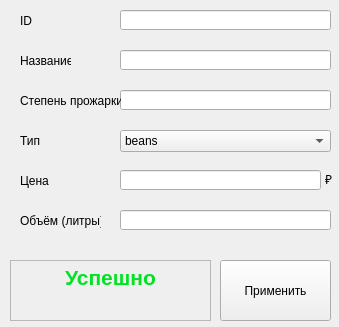
<?xml version="1.0" encoding="UTF-8"?>
<ui version="4.0">
 <class>Form</class>
 <widget class="QWidget" name="Form">
  <property name="geometry">
   <rect>
    <x>0</x>
    <y>0</y>
    <width>339</width>
    <height>327</height>
   </rect>
  </property>
  <property name="windowTitle">
   <string>Form</string>
  </property>
  <widget class="QLabel" name="label">
   <property name="geometry">
    <rect>
     <x>20</x>
     <y>50</y>
     <width>51</width>
     <height>21</height>
    </rect>
   </property>
   <property name="text">
    <string>Название</string>
   </property>
  </widget>
  <widget class="QLineEdit" name="lineEdit">
   <property name="geometry">
    <rect>
     <x>120</x>
     <y>50</y>
     <width>211</width>
     <height>20</height>
    </rect>
   </property>
  </widget>
  <widget class="QLineEdit" name="lineEdit_2">
   <property name="geometry">
    <rect>
     <x>120</x>
     <y>90</y>
     <width>211</width>
     <height>20</height>
    </rect>
   </property>
  </widget>
  <widget class="QLabel" name="label_2">
   <property name="geometry">
    <rect>
     <x>20</x>
     <y>90</y>
     <width>101</width>
     <height>21</height>
    </rect>
   </property>
   <property name="text">
    <string>Степень прожарки</string>
   </property>
  </widget>
  <widget class="QLabel" name="label_3">
   <property name="geometry">
    <rect>
     <x>20</x>
     <y>130</y>
     <width>51</width>
     <height>21</height>
    </rect>
   </property>
   <property name="text">
    <string>Тип</string>
   </property>
  </widget>
  <widget class="QLineEdit" name="lineEdit_4">
   <property name="geometry">
    <rect>
     <x>120</x>
     <y>170</y>
     <width>201</width>
     <height>20</height>
    </rect>
   </property>
  </widget>
  <widget class="QLabel" name="label_4">
   <property name="geometry">
    <rect>
     <x>20</x>
     <y>170</y>
     <width>51</width>
     <height>21</height>
    </rect>
   </property>
   <property name="text">
    <string>Цена</string>
   </property>
  </widget>
  <widget class="QComboBox" name="comboBox">
   <property name="geometry">
    <rect>
     <x>120</x>
     <y>130</y>
     <width>211</width>
     <height>22</height>
    </rect>
   </property>
   <item>
    <property name="text">
     <string>beans</string>
    </property>
   </item>
   <item>
    <property name="text">
     <string>ground</string>
    </property>
   </item>
  </widget>
  <widget class="QPushButton" name="pushButton">
   <property name="geometry">
    <rect>
     <x>220</x>
     <y>260</y>
     <width>111</width>
     <height>61</height>
    </rect>
   </property>
   <property name="text">
    <string>Применить</string>
   </property>
  </widget>
  <widget class="QTextEdit" name="error">
   <property name="enabled">
    <bool>false</bool>
   </property>
   <property name="geometry">
    <rect>
     <x>10</x>
     <y>260</y>
     <width>201</width>
     <height>61</height>
    </rect>
   </property>
   <property name="tabletTracking">
    <bool>false</bool>
   </property>
   <property name="autoFillBackground">
    <bool>false</bool>
   </property>
   <property name="html">
    <string>&lt;!DOCTYPE HTML PUBLIC &quot;-//W3C//DTD HTML 4.0//EN&quot; &quot;http://www.w3.org/TR/REC-html40/strict.dtd&quot;&gt;
&lt;html&gt;&lt;head&gt;&lt;meta name=&quot;qrichtext&quot; content=&quot;1&quot; /&gt;&lt;style type=&quot;text/css&quot;&gt;
p, li { white-space: pre-wrap; }
&lt;/style&gt;&lt;/head&gt;&lt;body style=&quot; font-family:'MS Shell Dlg 2'; font-size:8.25pt; font-weight:400; font-style:normal;&quot;&gt;
&lt;p align=&quot;center&quot; style=&quot; margin-top:0px; margin-bottom:0px; margin-left:0px; margin-right:0px; -qt-block-indent:0; text-indent:0px;&quot;&gt;&lt;span style=&quot; font-size:16pt; font-weight:600; color:#ff0000;&quot;&gt;Ошибка при вводе значений&lt;/span&gt;&lt;/p&gt;&lt;/body&gt;&lt;/html&gt;</string>
   </property>
  </widget>
  <widget class="QTextEdit" name="textEdit_2">
   <property name="enabled">
    <bool>false</bool>
   </property>
   <property name="geometry">
    <rect>
     <x>10</x>
     <y>260</y>
     <width>201</width>
     <height>61</height>
    </rect>
   </property>
   <property name="tabletTracking">
    <bool>false</bool>
   </property>
   <property name="autoFillBackground">
    <bool>false</bool>
   </property>
   <property name="html">
    <string>&lt;!DOCTYPE HTML PUBLIC &quot;-//W3C//DTD HTML 4.0//EN&quot; &quot;http://www.w3.org/TR/REC-html40/strict.dtd&quot;&gt;
&lt;html&gt;&lt;head&gt;&lt;meta name=&quot;qrichtext&quot; content=&quot;1&quot; /&gt;&lt;style type=&quot;text/css&quot;&gt;
p, li { white-space: pre-wrap; }
&lt;/style&gt;&lt;/head&gt;&lt;body style=&quot; font-family:'MS Shell Dlg 2'; font-size:8.25pt; font-weight:400; font-style:normal;&quot;&gt;
&lt;p align=&quot;center&quot; style=&quot;-qt-paragraph-type:empty; margin-top:0px; margin-bottom:0px; margin-left:0px; margin-right:0px; -qt-block-indent:0; text-indent:0px;&quot;&gt;&lt;br /&gt;&lt;/p&gt;&lt;/body&gt;&lt;/html&gt;</string>
   </property>
  </widget>
  <widget class="QTextEdit" name="not_error">
   <property name="enabled">
    <bool>false</bool>
   </property>
   <property name="geometry">
    <rect>
     <x>10</x>
     <y>260</y>
     <width>201</width>
     <height>61</height>
    </rect>
   </property>
   <property name="tabletTracking">
    <bool>false</bool>
   </property>
   <property name="autoFillBackground">
    <bool>false</bool>
   </property>
   <property name="html">
    <string>&lt;!DOCTYPE HTML PUBLIC &quot;-//W3C//DTD HTML 4.0//EN&quot; &quot;http://www.w3.org/TR/REC-html40/strict.dtd&quot;&gt;
&lt;html&gt;&lt;head&gt;&lt;meta name=&quot;qrichtext&quot; content=&quot;1&quot; /&gt;&lt;style type=&quot;text/css&quot;&gt;
p, li { white-space: pre-wrap; }
&lt;/style&gt;&lt;/head&gt;&lt;body style=&quot; font-family:'MS Shell Dlg 2'; font-size:8.25pt; font-weight:400; font-style:normal;&quot;&gt;
&lt;p align=&quot;center&quot; style=&quot; margin-top:0px; margin-bottom:0px; margin-left:0px; margin-right:0px; -qt-block-indent:0; text-indent:0px;&quot;&gt;&lt;span style=&quot; font-size:16pt; font-weight:600; color:#00e222;&quot;&gt;Успешно&lt;/span&gt;&lt;/p&gt;&lt;/body&gt;&lt;/html&gt;</string>
   </property>
  </widget>
  <widget class="QLabel" name="label_5">
   <property name="geometry">
    <rect>
     <x>325</x>
     <y>169</y>
     <width>16</width>
     <height>21</height>
    </rect>
   </property>
   <property name="text">
    <string>₽</string>
   </property>
  </widget>
  <widget class="QLineEdit" name="lineEdit_3">
   <property name="geometry">
    <rect>
     <x>120</x>
     <y>210</y>
     <width>211</width>
     <height>20</height>
    </rect>
   </property>
  </widget>
  <widget class="QLabel" name="label_6">
   <property name="geometry">
    <rect>
     <x>20</x>
     <y>210</y>
     <width>81</width>
     <height>21</height>
    </rect>
   </property>
   <property name="text">
    <string>Объём (литры)</string>
   </property>
  </widget>
  <widget class="QLabel" name="label_7">
   <property name="geometry">
    <rect>
     <x>20</x>
     <y>10</y>
     <width>51</width>
     <height>21</height>
    </rect>
   </property>
   <property name="text">
    <string>ID</string>
   </property>
  </widget>
  <widget class="QLineEdit" name="lineEdit_5">
   <property name="geometry">
    <rect>
     <x>120</x>
     <y>10</y>
     <width>211</width>
     <height>20</height>
    </rect>
   </property>
  </widget>
  <zorder>label</zorder>
  <zorder>lineEdit</zorder>
  <zorder>lineEdit_2</zorder>
  <zorder>label_2</zorder>
  <zorder>label_3</zorder>
  <zorder>lineEdit_4</zorder>
  <zorder>label_4</zorder>
  <zorder>comboBox</zorder>
  <zorder>pushButton</zorder>
  <zorder>textEdit_2</zorder>
  <zorder>error</zorder>
  <zorder>not_error</zorder>
  <zorder>label_5</zorder>
  <zorder>lineEdit_3</zorder>
  <zorder>label_6</zorder>
  <zorder>label_7</zorder>
  <zorder>lineEdit_5</zorder>
 </widget>
 <resources/>
 <connections/>
</ui>
